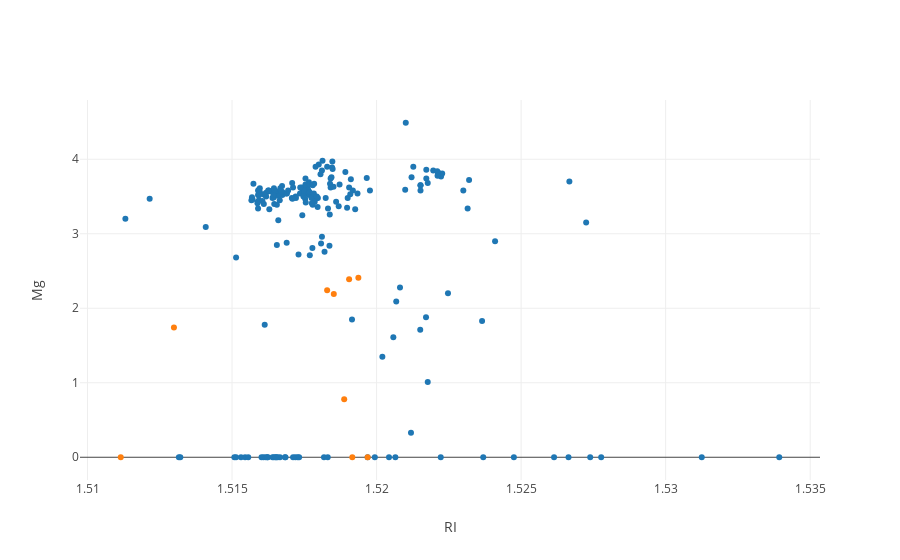

The cell this chart's notebook holds for it:
### Code cell
name1 = 'RI'
name2 = 'Mg'

traces = []

for gtyp in df_glass.GOut.unique():
    x = df_glass[df_glass.GOut == gtyp][name1]
    y = df_glass[df_glass.GOut == gtyp][name2]

    trace = go.Scatter(
        x=x,
        y=y,
        mode='markers',
        #marker = dict(
        #    color = 'rgb(8,81,156)',
        #),
        # name = gtypes[gtyp]
        text = gouts[gtyp],
        hoverinfo = 'text'
    )
    traces.append(trace)

layout = go.Layout(
    hovermode= 'closest',
    showlegend = False,
    xaxis = dict({
        'title': name1
    }),
    yaxis = dict({
        'title': name2
    })
)

fig = go.Figure(data=traces, layout=layout)
iplot(fig, layout)

### Figure 1 — Plotly figure (JSON) as saved in the notebook; plotly's stock layout.template omitted (floating-point values rounded to 4 significant figures; data arrays with more than 128 entries replaced by an {"elided": "..."} marker saying what was removed)
{"data": [{"hoverinfo": "text", "mode": "markers", "text": "common", "type": "scatter", "x": {"elided": "205 float values"}, "y": {"elided": "205 float values"}}, {"hoverinfo": "text", "mode": "markers", "text": "outlier", "type": "scatter", "x": [1.519, 1.519, 1.518, 1.519, 1.513, 1.519, 1.519, 1.52, 1.511], "y": [2.39, 2.41, 2.24, 2.19, 1.74, 0.78, 0, 0, 0]}], "layout": {"hovermode": "closest", "showlegend": false, "xaxis": {"title": "RI"}, "yaxis": {"title": "Mg"}}}
